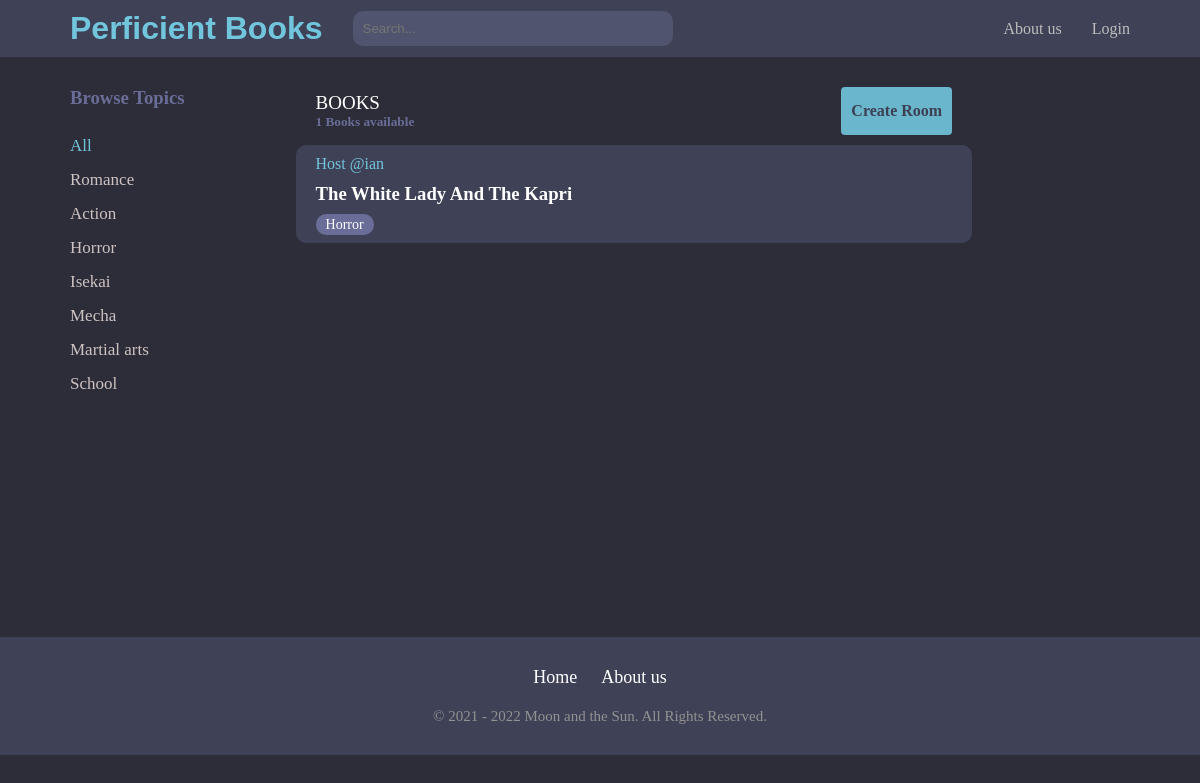
The page /?q=Horror on the database its author committed.
### base/models.py (models this page shows, shortened)
class Topic(models.Model):
    name = models.CharField(max_length=200)
    def __str__(self):
        return self.name

class Room(models.Model):
    host = models.ForeignKey(User, on_delete=models.CASCADE, null=True)
    topic = models.ForeignKey(Topic, on_delete=models.CASCADE, null=True)
    name = models.CharField(max_length=200)
    desription = models.TextField(null=True, blank=True)
    participants = models.ManyToManyField(
        User, related_name='participants', blank=True)
    update = models.DateTimeField(auto_now=True)
    create = models.DateField(auto_now_add=True)
    class Meta:
        ordering = ['-update', '-create']

### base/views.py (the view)
# urls.py: path('', views.home, name='home'),
def home(request):
    q = request.GET.get('q') if request.GET.get('q') != None else ''
    rooms = Room.objects.filter(
        Q(topic__name__icontains=q) |
        Q(name__icontains=q) |
        Q(desription__icontains=q)
    )
    room_count = rooms.count()
    message = Message.objects.all()
    topics = Topic.objects.all()
    context = {'rooms': rooms, 'topics': topics, 'room_count': room_count,
                'message': message}
    return render(request, 'base/home.html', context)

### base/templates/base/home.html (shortened to what this page needs)
{% extends 'main.html' %}
{% block content %}
<div class="home-container">
    <div class="left-home">
        <h3>Browse Topics</h3>
        <div>
            <div class="topic-all">
                <a style="color: #71C6DD;" href="{% url 'home' %}">All</a>
            </div>
            {% for i in topics %}
            <div class="topic-home">
                <a href="{% url 'home' %}?q={{i.name}}">{{i.name}}</a>
            </div>
            {% endfor %}
        </div>
    </div>
    <div class="middle-home">
        <div class="top">
            <div class="left">
                <p>BOOKS</p>
                <h5>{{room_count}} Books available</h5>
            </div>
            <div class="right">
                <a href="{% url 'create-room' %}">Create Room</a>
            </div>
        </div>
        {% for i in rooms %}
        <div class="box">
            <div class="left">
                <span>Host @{{i.host.username}}</span>
                <h3><a href="{% url 'room' i.id %}">{{i.name}}</a></h3>
                <small>{{i.topic}}</small>
            </div>
        </div>
        {% endfor %}
    </div>
</div>
{% endblock content %}

### templates/navar.html (style rules this page uses)
* { padding: 0; margin: 0; }
.right { display: flex; text-align: center; }
.right a { color: rgb(189, 189, 189); text-decoration: none; }

### base/templates/base/home.html (style rules this page uses)
.home-container { display: grid; grid-template-columns: 1fr 3fr 0.7fr; background-color: #2D2D39; padding: 20px 70px; min-height: 500px; }
.left-home h3 { color: #696D97; margin-bottom: 20px; }
.left-home .topic-all, .left-home .topic-home { padding: 7px 0px; }
.left-home a { color: rgb(206, 195, 195); text-decoration: none; font-size: 17px; }
.middle-home .top { display: flex; justify-content: space-between; padding: 0px 20px; align-items: center; margin-bottom: 10px; }
.middle-home .top p { color: white; font-size: 19px; }
.middle-home .top h5 { color: #696D97; }
.middle-home .top .right { padding: 15px 10px; background-color: #6AB6CC; border-radius: 4px; }
.middle-home .top .right a { color: #3D3F53; font-weight: bold; }
.middle-home .box { background-color: #3F4156; margin-bottom: 10px; padding: 10px 20px; border-radius: 10px; justify-content: space-between; display: flex; align-items: center; }
.middle-home .box .left h3 { padding: 10px 0px; }
.middle-home .box .left a { color: white; text-decoration: none; text-transform: capitalize; }
.middle-home .box .left small { color: white; font-size: 14px; padding: 3px 10px; background-color: #696D97; border-radius: 10px; }
.middle-home .box span { color: #71C6DD; }

### templates/main.html (style rules this page uses)
body { background-color: #2D2D39; }

### rows shown on the page
Topic: name "Romance"
Topic: name "Action"
Topic: name "Horror"
Topic: name "Isekai"
Topic: name "Mecha"
Topic: name "Martial arts"
Topic: name "School"
Room: host.username "ian", name "The White Lady And The Kapri", topic "Horror"

### other values the page prints
{{ room_count }} "1"
